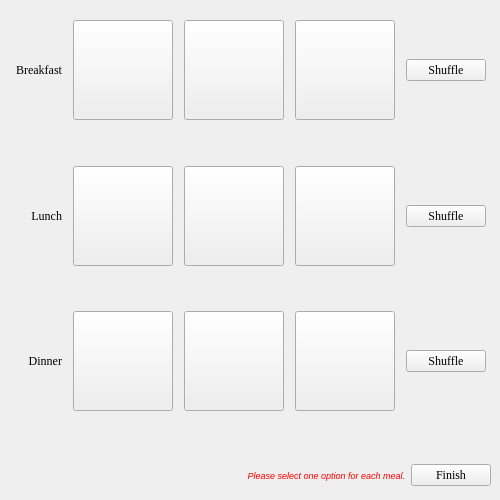
<?xml version="1.0" encoding="UTF-8"?>
<ui version="4.0">
 <class>CreatePlan</class>
 <widget class="QWidget" name="CreatePlan">
  <property name="geometry">
   <rect>
    <x>0</x>
    <y>0</y>
    <width>500</width>
    <height>500</height>
   </rect>
  </property>
  <property name="windowTitle">
   <string>Form</string>
  </property>
  <widget class="QWidget" name="gridLayoutWidget_3">
   <property name="geometry">
    <rect>
     <x>10</x>
     <y>20</y>
     <width>481</width>
     <height>431</height>
    </rect>
   </property>
   <layout class="QGridLayout" name="createplangrid">
    <item row="0" column="2">
     <widget class="QPushButton" name="breakfast2button">
      <property name="sizePolicy">
       <sizepolicy hsizetype="Minimum" vsizetype="MinimumExpanding">
        <horstretch>0</horstretch>
        <verstretch>0</verstretch>
       </sizepolicy>
      </property>
      <property name="maximumSize">
       <size>
        <width>100</width>
        <height>100</height>
       </size>
      </property>
      <property name="text">
       <string/>
      </property>
      <property name="iconSize">
       <size>
        <width>80</width>
        <height>80</height>
       </size>
      </property>
      <property name="checkable">
       <bool>true</bool>
      </property>
     </widget>
    </item>
    <item row="4" column="3">
     <widget class="QPushButton" name="dinner3button">
      <property name="sizePolicy">
       <sizepolicy hsizetype="Minimum" vsizetype="MinimumExpanding">
        <horstretch>0</horstretch>
        <verstretch>0</verstretch>
       </sizepolicy>
      </property>
      <property name="maximumSize">
       <size>
        <width>100</width>
        <height>100</height>
       </size>
      </property>
      <property name="text">
       <string/>
      </property>
      <property name="iconSize">
       <size>
        <width>80</width>
        <height>80</height>
       </size>
      </property>
      <property name="checkable">
       <bool>true</bool>
      </property>
     </widget>
    </item>
    <item row="2" column="2">
     <widget class="QPushButton" name="lunch2button">
      <property name="sizePolicy">
       <sizepolicy hsizetype="Minimum" vsizetype="MinimumExpanding">
        <horstretch>0</horstretch>
        <verstretch>0</verstretch>
       </sizepolicy>
      </property>
      <property name="maximumSize">
       <size>
        <width>100</width>
        <height>100</height>
       </size>
      </property>
      <property name="text">
       <string/>
      </property>
      <property name="iconSize">
       <size>
        <width>80</width>
        <height>80</height>
       </size>
      </property>
      <property name="checkable">
       <bool>true</bool>
      </property>
     </widget>
    </item>
    <item row="3" column="1">
     <widget class="QLabel" name="lunch1name">
      <property name="font">
       <font>
        <pointsize>6</pointsize>
       </font>
      </property>
      <property name="text">
       <string/>
      </property>
      <property name="alignment">
       <set>Qt::AlignHCenter|Qt::AlignTop</set>
      </property>
      <property name="wordWrap">
       <bool>true</bool>
      </property>
     </widget>
    </item>
    <item row="4" column="0">
     <widget class="QLabel" name="dinnerlabel">
      <property name="font">
       <font>
        <family>Georgia</family>
       </font>
      </property>
      <property name="text">
       <string>Dinner</string>
      </property>
      <property name="alignment">
       <set>Qt::AlignRight|Qt::AlignTrailing|Qt::AlignVCenter</set>
      </property>
     </widget>
    </item>
    <item row="1" column="2">
     <widget class="QLabel" name="breakfast2name">
      <property name="font">
       <font>
        <pointsize>6</pointsize>
       </font>
      </property>
      <property name="text">
       <string/>
      </property>
      <property name="alignment">
       <set>Qt::AlignHCenter|Qt::AlignTop</set>
      </property>
      <property name="wordWrap">
       <bool>true</bool>
      </property>
     </widget>
    </item>
    <item row="2" column="0">
     <widget class="QLabel" name="lunchlabel">
      <property name="font">
       <font>
        <family>Georgia</family>
       </font>
      </property>
      <property name="text">
       <string>Lunch</string>
      </property>
      <property name="alignment">
       <set>Qt::AlignRight|Qt::AlignTrailing|Qt::AlignVCenter</set>
      </property>
     </widget>
    </item>
    <item row="2" column="4">
     <widget class="QPushButton" name="lunchshuffle">
      <property name="sizePolicy">
       <sizepolicy hsizetype="Fixed" vsizetype="Fixed">
        <horstretch>0</horstretch>
        <verstretch>0</verstretch>
       </sizepolicy>
      </property>
      <property name="font">
       <font>
        <family>Georgia</family>
       </font>
      </property>
      <property name="text">
       <string>Shuffle</string>
      </property>
     </widget>
    </item>
    <item row="3" column="2">
     <widget class="QLabel" name="lunch2name">
      <property name="font">
       <font>
        <pointsize>6</pointsize>
       </font>
      </property>
      <property name="text">
       <string/>
      </property>
      <property name="alignment">
       <set>Qt::AlignHCenter|Qt::AlignTop</set>
      </property>
      <property name="wordWrap">
       <bool>true</bool>
      </property>
     </widget>
    </item>
    <item row="0" column="4">
     <widget class="QPushButton" name="breakfastshuffle">
      <property name="sizePolicy">
       <sizepolicy hsizetype="Fixed" vsizetype="Fixed">
        <horstretch>0</horstretch>
        <verstretch>0</verstretch>
       </sizepolicy>
      </property>
      <property name="font">
       <font>
        <family>Georgia</family>
       </font>
      </property>
      <property name="text">
       <string>Shuffle</string>
      </property>
     </widget>
    </item>
    <item row="0" column="3">
     <widget class="QPushButton" name="breakfast3button">
      <property name="sizePolicy">
       <sizepolicy hsizetype="Minimum" vsizetype="MinimumExpanding">
        <horstretch>0</horstretch>
        <verstretch>0</verstretch>
       </sizepolicy>
      </property>
      <property name="maximumSize">
       <size>
        <width>100</width>
        <height>100</height>
       </size>
      </property>
      <property name="text">
       <string/>
      </property>
      <property name="iconSize">
       <size>
        <width>80</width>
        <height>80</height>
       </size>
      </property>
      <property name="checkable">
       <bool>true</bool>
      </property>
     </widget>
    </item>
    <item row="0" column="0">
     <widget class="QLabel" name="breakfastlabel">
      <property name="sizePolicy">
       <sizepolicy hsizetype="Fixed" vsizetype="Preferred">
        <horstretch>0</horstretch>
        <verstretch>0</verstretch>
       </sizepolicy>
      </property>
      <property name="font">
       <font>
        <family>Georgia</family>
       </font>
      </property>
      <property name="text">
       <string>Breakfast</string>
      </property>
      <property name="alignment">
       <set>Qt::AlignRight|Qt::AlignTrailing|Qt::AlignVCenter</set>
      </property>
     </widget>
    </item>
    <item row="4" column="1">
     <widget class="QPushButton" name="dinner1button">
      <property name="sizePolicy">
       <sizepolicy hsizetype="Minimum" vsizetype="MinimumExpanding">
        <horstretch>0</horstretch>
        <verstretch>0</verstretch>
       </sizepolicy>
      </property>
      <property name="maximumSize">
       <size>
        <width>100</width>
        <height>100</height>
       </size>
      </property>
      <property name="text">
       <string/>
      </property>
      <property name="iconSize">
       <size>
        <width>80</width>
        <height>80</height>
       </size>
      </property>
      <property name="checkable">
       <bool>true</bool>
      </property>
     </widget>
    </item>
    <item row="2" column="1">
     <widget class="QPushButton" name="lunch1button">
      <property name="sizePolicy">
       <sizepolicy hsizetype="Minimum" vsizetype="MinimumExpanding">
        <horstretch>0</horstretch>
        <verstretch>0</verstretch>
       </sizepolicy>
      </property>
      <property name="maximumSize">
       <size>
        <width>100</width>
        <height>100</height>
       </size>
      </property>
      <property name="text">
       <string/>
      </property>
      <property name="iconSize">
       <size>
        <width>80</width>
        <height>80</height>
       </size>
      </property>
      <property name="checkable">
       <bool>true</bool>
      </property>
     </widget>
    </item>
    <item row="0" column="1">
     <widget class="QPushButton" name="breakfast1button">
      <property name="sizePolicy">
       <sizepolicy hsizetype="Minimum" vsizetype="MinimumExpanding">
        <horstretch>0</horstretch>
        <verstretch>0</verstretch>
       </sizepolicy>
      </property>
      <property name="maximumSize">
       <size>
        <width>100</width>
        <height>100</height>
       </size>
      </property>
      <property name="text">
       <string/>
      </property>
      <property name="iconSize">
       <size>
        <width>80</width>
        <height>80</height>
       </size>
      </property>
      <property name="checkable">
       <bool>true</bool>
      </property>
     </widget>
    </item>
    <item row="4" column="2">
     <widget class="QPushButton" name="dinner2button">
      <property name="sizePolicy">
       <sizepolicy hsizetype="Minimum" vsizetype="MinimumExpanding">
        <horstretch>0</horstretch>
        <verstretch>0</verstretch>
       </sizepolicy>
      </property>
      <property name="maximumSize">
       <size>
        <width>100</width>
        <height>100</height>
       </size>
      </property>
      <property name="text">
       <string/>
      </property>
      <property name="iconSize">
       <size>
        <width>80</width>
        <height>80</height>
       </size>
      </property>
      <property name="checkable">
       <bool>true</bool>
      </property>
     </widget>
    </item>
    <item row="2" column="3">
     <widget class="QPushButton" name="lunch3button">
      <property name="sizePolicy">
       <sizepolicy hsizetype="Minimum" vsizetype="MinimumExpanding">
        <horstretch>0</horstretch>
        <verstretch>0</verstretch>
       </sizepolicy>
      </property>
      <property name="maximumSize">
       <size>
        <width>100</width>
        <height>100</height>
       </size>
      </property>
      <property name="text">
       <string/>
      </property>
      <property name="iconSize">
       <size>
        <width>80</width>
        <height>80</height>
       </size>
      </property>
      <property name="checkable">
       <bool>true</bool>
      </property>
     </widget>
    </item>
    <item row="1" column="1">
     <widget class="QLabel" name="breakfast1name">
      <property name="font">
       <font>
        <pointsize>6</pointsize>
       </font>
      </property>
      <property name="text">
       <string/>
      </property>
      <property name="alignment">
       <set>Qt::AlignHCenter|Qt::AlignTop</set>
      </property>
      <property name="wordWrap">
       <bool>true</bool>
      </property>
     </widget>
    </item>
    <item row="3" column="3">
     <widget class="QLabel" name="lunch3name">
      <property name="font">
       <font>
        <pointsize>6</pointsize>
       </font>
      </property>
      <property name="text">
       <string/>
      </property>
      <property name="alignment">
       <set>Qt::AlignHCenter|Qt::AlignTop</set>
      </property>
      <property name="wordWrap">
       <bool>true</bool>
      </property>
     </widget>
    </item>
    <item row="4" column="4">
     <widget class="QPushButton" name="dinnershuffle">
      <property name="sizePolicy">
       <sizepolicy hsizetype="Fixed" vsizetype="Fixed">
        <horstretch>0</horstretch>
        <verstretch>0</verstretch>
       </sizepolicy>
      </property>
      <property name="font">
       <font>
        <family>Georgia</family>
       </font>
      </property>
      <property name="text">
       <string>Shuffle</string>
      </property>
     </widget>
    </item>
    <item row="1" column="3">
     <widget class="QLabel" name="breakfast3name">
      <property name="font">
       <font>
        <pointsize>6</pointsize>
       </font>
      </property>
      <property name="text">
       <string/>
      </property>
      <property name="alignment">
       <set>Qt::AlignHCenter|Qt::AlignTop</set>
      </property>
      <property name="wordWrap">
       <bool>true</bool>
      </property>
     </widget>
    </item>
    <item row="5" column="1">
     <widget class="QLabel" name="dinner1name">
      <property name="font">
       <font>
        <pointsize>6</pointsize>
       </font>
      </property>
      <property name="text">
       <string/>
      </property>
      <property name="alignment">
       <set>Qt::AlignHCenter|Qt::AlignTop</set>
      </property>
      <property name="wordWrap">
       <bool>true</bool>
      </property>
     </widget>
    </item>
    <item row="5" column="2">
     <widget class="QLabel" name="dinner2name">
      <property name="font">
       <font>
        <pointsize>6</pointsize>
       </font>
      </property>
      <property name="text">
       <string/>
      </property>
      <property name="alignment">
       <set>Qt::AlignHCenter|Qt::AlignTop</set>
      </property>
      <property name="wordWrap">
       <bool>true</bool>
      </property>
     </widget>
    </item>
    <item row="5" column="3">
     <widget class="QLabel" name="dinner3name">
      <property name="font">
       <font>
        <pointsize>6</pointsize>
       </font>
      </property>
      <property name="text">
       <string/>
      </property>
      <property name="alignment">
       <set>Qt::AlignHCenter|Qt::AlignTop</set>
      </property>
      <property name="wordWrap">
       <bool>true</bool>
      </property>
     </widget>
    </item>
   </layout>
  </widget>
  <widget class="QWidget" name="horizontalLayoutWidget">
   <property name="geometry">
    <rect>
     <x>10</x>
     <y>460</y>
     <width>481</width>
     <height>31</height>
    </rect>
   </property>
   <layout class="QHBoxLayout" name="finishlayout">
    <item>
     <spacer name="horizontalSpacer">
      <property name="orientation">
       <enum>Qt::Horizontal</enum>
      </property>
      <property name="sizeHint" stdset="0">
       <size>
        <width>40</width>
        <height>20</height>
       </size>
      </property>
     </spacer>
    </item>
    <item>
     <widget class="QLabel" name="errormsg">
      <property name="enabled">
       <bool>true</bool>
      </property>
      <property name="sizePolicy">
       <sizepolicy hsizetype="Preferred" vsizetype="Preferred">
        <horstretch>0</horstretch>
        <verstretch>0</verstretch>
       </sizepolicy>
      </property>
      <property name="font">
       <font>
        <pointsize>7</pointsize>
        <italic>true</italic>
       </font>
      </property>
      <property name="styleSheet">
       <string notr="true">color: rgb(255, 0, 0);</string>
      </property>
      <property name="text">
       <string>Please select one option for each meal.</string>
      </property>
      <property name="alignment">
       <set>Qt::AlignRight|Qt::AlignTrailing|Qt::AlignVCenter</set>
      </property>
      <property name="wordWrap">
       <bool>false</bool>
      </property>
     </widget>
    </item>
    <item>
     <widget class="QPushButton" name="finishbutton">
      <property name="sizePolicy">
       <sizepolicy hsizetype="Fixed" vsizetype="Fixed">
        <horstretch>0</horstretch>
        <verstretch>0</verstretch>
       </sizepolicy>
      </property>
      <property name="font">
       <font>
        <family>Georgia</family>
       </font>
      </property>
      <property name="text">
       <string>Finish</string>
      </property>
     </widget>
    </item>
   </layout>
  </widget>
 </widget>
 <resources/>
 <connections/>
</ui>
